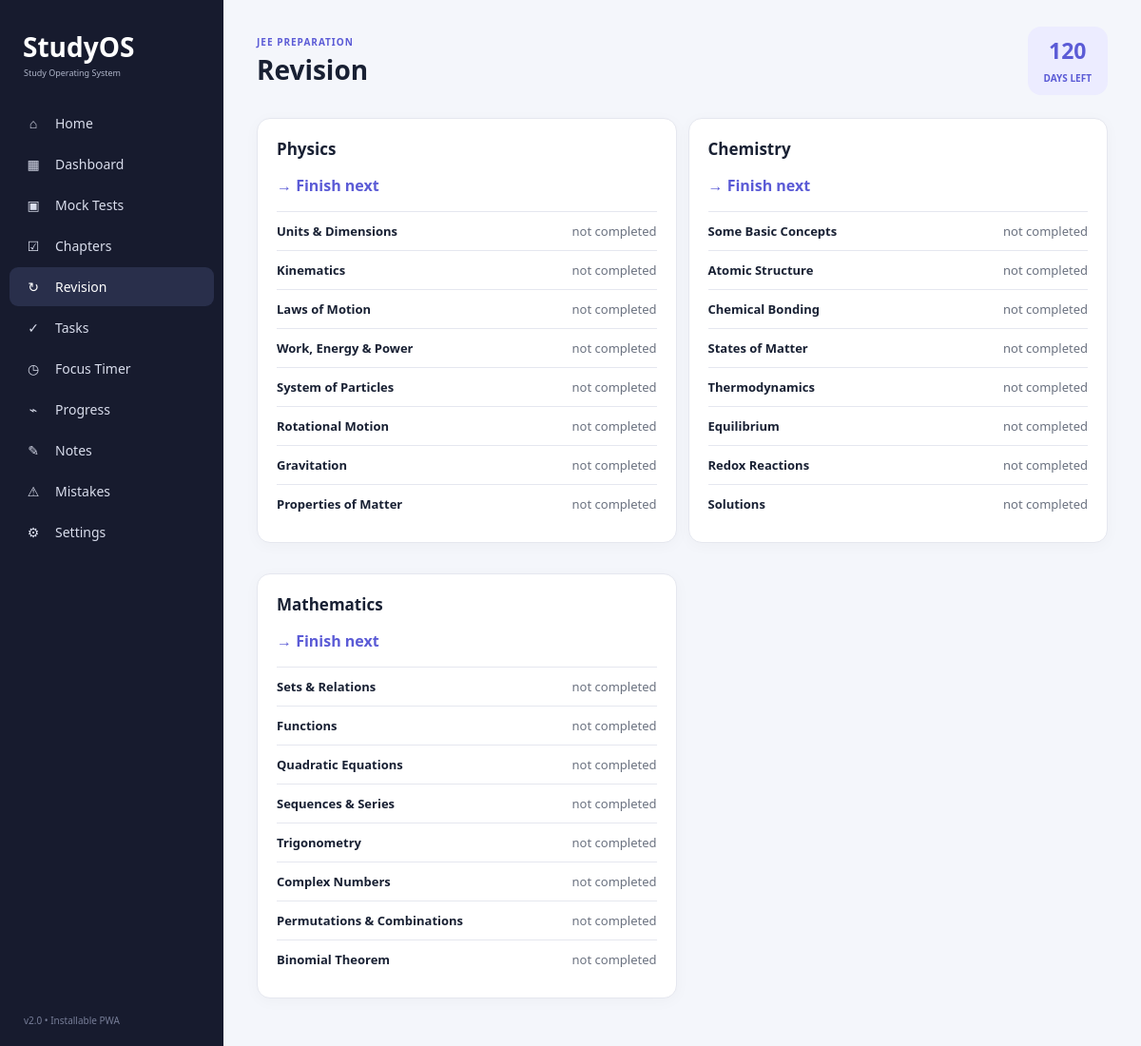
Screenshot of /revision with the database file from the repository.
### tables this page shows
CREATE TABLE settings (
        key TEXT PRIMARY KEY, value TEXT NOT NULL
    );

CREATE TABLE chapters (
        id INTEGER PRIMARY KEY AUTOINCREMENT,
        subject TEXT NOT NULL, chapter TEXT NOT NULL,
        completed INTEGER DEFAULT 0, revised INTEGER DEFAULT 0,
        pyq_completed INTEGER DEFAULT 0,
        UNIQUE(subject, chapter)
    );

### app.py (the view)
@app.route("/revision")
def revision():
    rows=chapter_stats()[0]
    by={}
    for s in SUBJECTS:
        by[s]=[r for r in rows if r["subject"]==s]
    return render_template("revision.html", page="Revision", by=by)

### app.py (called while the page is built)
def conn():
    c = sqlite3.connect(DB)
    c.row_factory = sqlite3.Row
    return c

def setting(key, default=""):
    c = conn()
    r = c.execute("SELECT value FROM settings WHERE key=?", (key,)).fetchone()
    c.close()
    return r["value"] if r else default

def chapter_stats():
    c = conn()
    rows = c.execute("SELECT * FROM chapters ORDER BY subject,id").fetchall()
    c.close()
    total = len(rows)
    done = sum(r["completed"] for r in rows)
    revised = sum(r["revised"] for r in rows)
    pyq = sum(r["pyq_completed"] for r in rows)
    return rows, total, done, revised, pyq

@app.context_processor
def globals():
    try:
        exam = datetime.strptime(setting("exam_date"), "%Y-%m-%d").date()
        days = max(0, (exam - date.today()).days)
    except ValueError:
        days = 0
    return {
        "app_name": "StudyOS",
        "username": setting("name","Student"),
        "exam_name": setting("exam_name","JEE"),
        "exam_date": setting("exam_date"),
        "days_left": days
    }

### templates/revision.html
{% extends "base.html" %}
{% block content %}
<div class="two-col">
{% for subject,rows in by.items() %}
<section class="card">
<h2>{{ subject }}</h2>
{% set due = rows|selectattr('completed','equalto',1)|selectattr('revised','equalto',0)|list %}
{% set incomplete = rows|selectattr('completed','equalto',0)|list %}
{% if due %}
<p class="priority">↻ Revision priority</p>
{% for r in due[:8] %}<div class="list-row"><b>{{ r.chapter }}</b><span>completed, not revised</span></div>{% endfor %}
{% elif incomplete %}
<p class="priority">→ Finish next</p>
{% for r in incomplete[:8] %}<div class="list-row"><b>{{ r.chapter }}</b><span>not completed</span></div>{% endfor %}
{% else %}<p class="muted">Everything is completed and revised.</p>{% endif %}
</section>
{% endfor %}
</div>
{% endblock %}

### templates/base.html (shortened to what this page needs)
<!doctype html>
<html lang="en">
<head>
  <link rel="stylesheet" href="{{ url_for('static', filename='style.css') }}">
</head>
<body>
<div class="app-shell">
  <aside class="sidebar">
    <div class="brand">StudyOS</div>
    <div class="brand-sub">Study Operating System</div>
    <nav>
      {% for endpoint,label,icon in [
        ('home','Home','⌂'),('dashboard','Dashboard','▦'),('tests','Mock Tests','▣'),
        ('chapters','Chapters','☑'),('revision','Revision','↻'),('tasks','Tasks','✓'),
        ('timer','Focus Timer','◷'),('progress','Progress','⌁'),('notes','Notes','✎'),
        ('mistakes','Mistakes','⚠'),('settings','Settings','⚙')
      ] %}
      <a class="nav-item {% if page == label or (page=='Home' and label=='Home') %}active{% endif %}" href="{{ url_for(endpoint) }}">
        <span>{{ icon }}</span>{{ label }}
      </a>
      {% endfor %}
    </nav>
    <div class="sidebar-bottom">v2.0 • Installable PWA</div>
  </aside>
  <main class="main">
    <header class="topbar">
      <div>
        <div class="eyebrow">{{ exam_name }} PREPARATION</div>
        <h1>{{ page }}</h1>
      </div>
      <div class="topbar-actions">
        <div class="countdown-pill"><b>{{ days_left }}</b><span>days left</span></div>
      </div>
    </header>
    {% block content %}{% endblock %}
  </main>
</div>
</body>
</html>

### static/style.css (style rules this page uses)
:root { --bg:#f4f6fb;--card:#fff;--text:#182033;--muted:#6b7280;--accent:#5b5bd6;--accent2:#4545b8;--sidebar:#171b2e;--line:#e5e7ef }
* { box-sizing:border-box }
body { margin:0;background:var(--bg);color:var(--text);font-family:"Segoe UI",Arial,sans-serif }
.app-shell { display:flex;min-height:100vh }
.sidebar { width:235px;background:var(--sidebar);color:white;padding:30px 10px;position:fixed;inset:0 auto 0 0 }
.brand { font-size:28px;font-weight:800;padding:0 14px }
.brand-sub { font-size:9px;color:#aeb4c8;padding:2px 15px 24px }
.nav-item { display:flex;gap:13px;align-items:center;color:#d9ddec;text-decoration:none;padding:11px 15px;margin:2px 0;border-radius:9px;font-size:14px }
.nav-item:hover,.nav-item.active { background:#292f4b;color:white }
.nav-item span { width:20px;text-align:center }
.sidebar-bottom { position:absolute;bottom:20px;left:25px;color:#777e98;font-size:10px }
.main { margin-left:235px;width:calc(100% - 235px);padding:0 35px 40px }
.topbar { display:flex;justify-content:space-between;align-items:center;padding:28px 0 14px }
.eyebrow { font-size:10px;color:var(--accent);font-weight:800;letter-spacing:1px }
.topbar h1 { margin:3px 0 0;font-size:28px }
.countdown-pill { background:#ececff;color:var(--accent);border-radius:14px;padding:9px 17px;text-align:center }
.countdown-pill b { font-size:23px;display:block }
.countdown-pill span { font-size:10px;text-transform:uppercase;font-weight:700 }
.card { background:var(--card);border:1px solid var(--line);border-radius:14px;padding:20px;margin:10px 0;box-shadow:0 3px 16px rgba(20,25,45,.03) }
.two-col { display:grid;grid-template-columns:1fr 1fr;gap:12px }
.section-head h2,.card h2 { margin:0 0 15px;font-size:17px }
.list-row { display:flex;justify-content:space-between;border-top:1px solid var(--line);padding:11px 0;font-size:13px }
.list-row span { color:var(--muted) }
.priority { color:var(--accent);font-weight:800 }
.topbar-actions { display:flex;align-items:center;gap:12px }

### rows the page displays
settings: value "JEE"
chapters: chapter "Units & Dimensions"
chapters: chapter "Kinematics"
chapters: chapter "Laws of Motion"
chapters: chapter "Work, Energy & Power"
chapters: chapter "System of Particles"
chapters: chapter "Rotational Motion"
chapters: chapter "Gravitation"
chapters: chapter "Properties of Matter"
chapters: chapter "Some Basic Concepts"
chapters: chapter "Atomic Structure"
chapters: chapter "Chemical Bonding"
chapters: chapter "States of Matter"
chapters: chapter "Thermodynamics"
chapters: chapter "Equilibrium"
chapters: chapter "Redox Reactions"
chapters: chapter "Solutions"
chapters: chapter "Sets & Relations"
chapters: chapter "Functions"
chapters: chapter "Quadratic Equations"
chapters: chapter "Sequences & Series"
chapters: chapter "Trigonometry"
chapters: chapter "Complex Numbers"
chapters: chapter "Permutations & Combinations"
chapters: chapter "Binomial Theorem"

### other values shown
{{ icon }} "⌂" "▦" "▣" "☑" "↻" "✓" "◷" "⌁" "✎" "⚠" "⚙"
{{ label }} "Home" "Dashboard" "Mock Tests" "Chapters" "Revision" "Tasks" "Focus Timer" "Progress" "Notes" "Mistakes" "Settings"
{{ page }} "Revision"
{{ days_left }} "120"
{{ subject }} "Physics" "Chemistry" "Mathematics"
